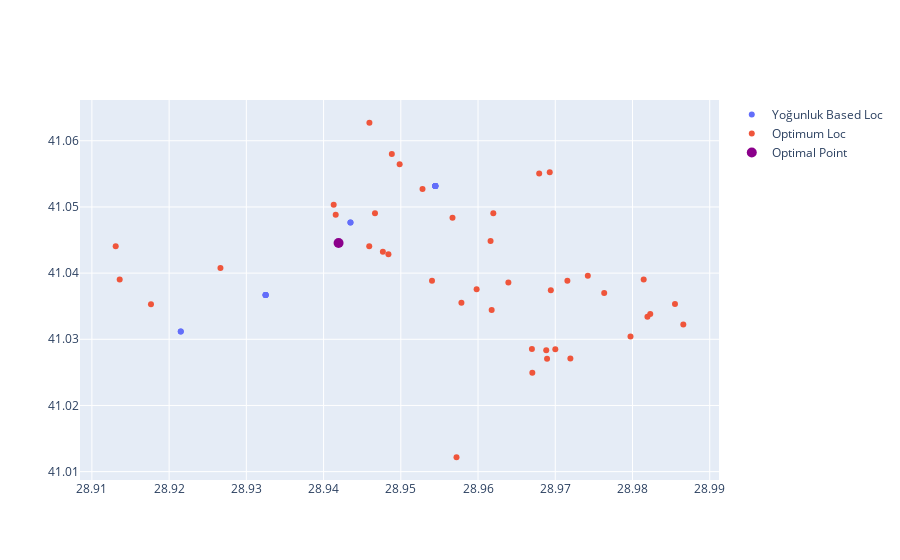

The code cell stored with this chart in its notebook:
### Code cell
def weighted_average(points, weights):
    total_weight = sum(weights)
    x_coord = sum([p[0] * w for p, w in zip(points, weights)]) / total_weight
    y_coord = sum([p[1] * w for p, w in zip(points, weights)]) / total_weight
    return (x_coord, y_coord)
points = list(zip(df1['LONGITUDE'], df1['LATITUDE']))
weights = df1['NUMBER_OF_VEHICLES']
optimum_point = weighted_average(points, weights)

import plotly.graph_objects as go

# Create a figure with 2 subplots
fig = go.Figure()

# Add a scatter plot to the first subplot
fig.add_scatter(x=df1['LONGITUDE'], y=df1['LATITUDE'],
                mode='markers',
                name='Yoğunluk Based Loc')

# Add a scatter plot to the second subplot
fig.add_scatter(x=df3['LONGITUDE'], y=df3['LATITUDE'],
                mode='markers',
                name='Optimum Loc')

# Add the optimal point as a new trace
fig.add_scatter(x=[optimum_point[0]], y=[optimum_point[1]],
                mode='markers',
                name='Optimal Point',
                marker=dict(size=10, color='darkmagenta'))

fig.show()

### Figure 1 — Plotly figure (JSON) as saved in the notebook; plotly's stock layout.template omitted (floating-point values rounded to 4 significant figures)
{"data": [{"mode": "markers", "name": "Yoğunluk Based Loc", "type": "scatter", "x": [28.93, 28.95, 28.93, 28.95, 28.94, 28.95, 28.93, 28.93, 28.94, 28.95, 28.95, 28.92, 28.92, 28.95], "y": [41.04, 41.05, 41.04, 41.05, 41.05, 41.05, 41.04, 41.04, 41.05, 41.05, 41.05, 41.03, 41.03, 41.05]}, {"mode": "markers", "name": "Optimum Loc", "type": "scatter", "x": [28.97, 28.95, 28.97, 28.96, 28.96, 28.96, 28.94, 28.98, 28.96, 28.95, 28.99, 28.92, 28.98, 28.91, 28.97, 28.97, 28.94, 28.97, 28.97, 28.98, 28.93, 28.96, 28.97, 28.95, 28.96, 28.95, 28.96, 28.95, 28.95, 28.97, 28.95, 28.96, 28.95, 28.91, 28.98, 28.97, 28.95, 28.99, 28.98, 28.97, 28.97], "y": [41.04, 41.06, 41.03, 41.03, 41.04, 41.05, 41.05, 41.03, 41.05, 41.05, 41.04, 41.04, 41.04, 41.04, 41.06, 41.06, 41.05, 41.02, 41.03, 41.04, 41.04, 41.01, 41.03, 41.05, 41.04, 41.04, 41.04, 41.04, 41.04, 41.04, 41.06, 41.04, 41.04, 41.04, 41.03, 41.04, 41.06, 41.03, 41.03, 41.03, 41.03]}, {"marker": {"color": "darkmagenta", "size": 10}, "mode": "markers", "name": "Optimal Point", "type": "scatter", "x": [28.94], "y": [41.04]}], "layout": {}}
